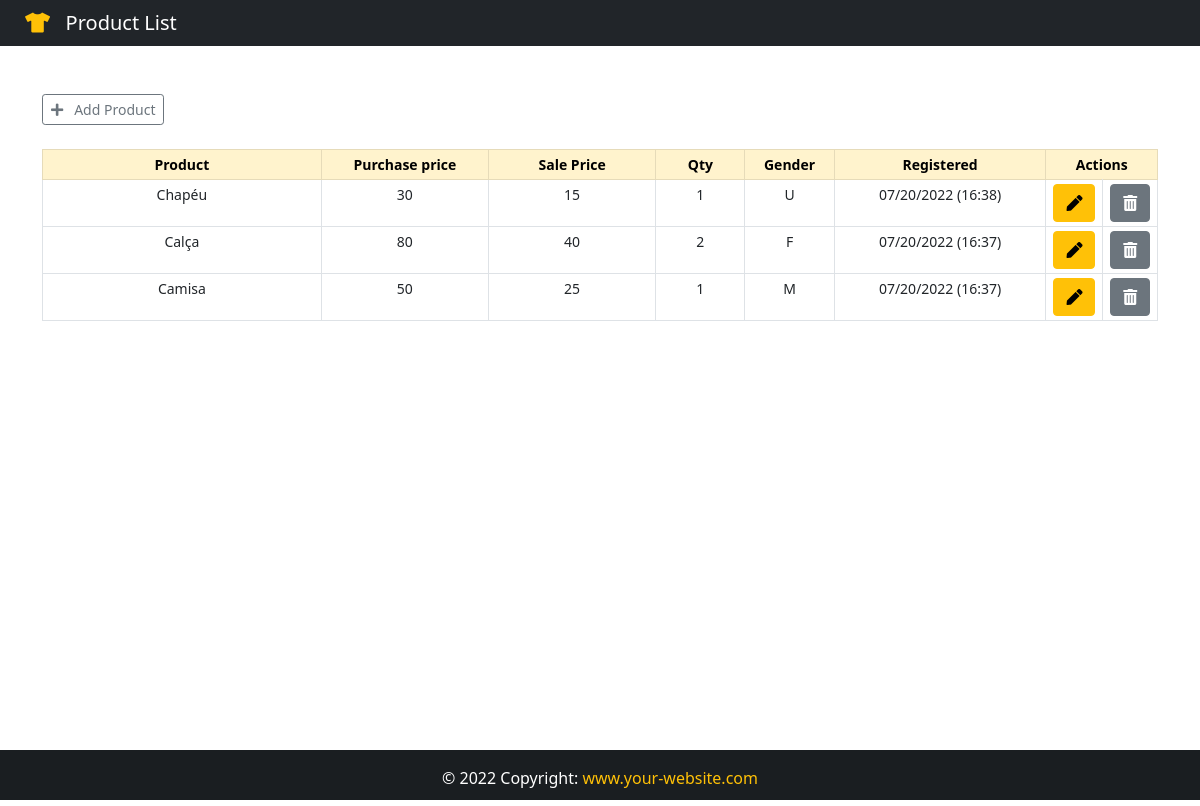
Page /CRUD/ on the committed database.
### CRUD/models.py (models this page shows, shortened)
class Product(models.Model):
    GENDER = (
        ('M', 'M'), #Male
        ('F', 'F'), #Male
        ('U', 'U'), #Male
    )
    id = models.IntegerField(primary_key=True)
    product = models.CharField(max_length=40)
    purchase = models.CharField(max_length=10)
    sale = models.CharField(max_length=10)
    qty = models.CharField(max_length=10)
    gender = models.CharField(max_length=1, null=True, choices=GENDER)
    note = models.TextField()
    created_at = models.DateTimeField(auto_now_add=True)

### CRUD/views.py (the view)
# urls.py: path('', views.home, name='home'),
def home(request):
    all_product = Product.objects.all().order_by('-created_at')
    return render(request, 'CRUD/home.html', {"products":all_product})

### templates/CRUD/home.html
{% extends 'CRUD/base.html' %}
{% block navbar-content %}
<i class="text-warning fas fa-tshirt"></i>&nbsp;&nbsp; Product List
{% endblock navbar-content %}
{% block content %}
<div class="container">
    <br><br>
    <a href="{% url 'add_product' %}" class="btn btn-outline-secondary btn-sm"><i class="fas fa-plus"></i>&nbsp;&nbsp; Add Product</a>
    <table class="table table-bordered table-sm mt-4" style="text-align: center; font-size: 14px;">
        <thead class="table-warning">
            <tr>
                <th style="width: 25%;">Product</th>
                <th style="width: 15%;">Purchase price</th>
                <th style="width: 15%;">Sale Price</th>
                <th style="width: 8%;">Qty</th>
                <th style="width: 8%;">Gender</th>
                <th style="width: 19%;">Registered</th>
                <th colspan="2" style="width: 10%;">Actions</th>
            </tr>
        </thead>
        {% for product in products %}
        <tr>
            <td>{{ product.product}}</td>
            <td>{{ product.purchase}}</td>
            <td>{{ product.sale}}</td>
            <td>{{ product.qty}}</td>
            <td>{{ product.gender}}</td>
            <td>{{ product.created_at | date:'m/d/Y (H:i)'}}</td>
            <td>
                <a href="product/{{product.id}}" class="btn btn-warning" title="Edit Product">
                    <i class="fas fa-pen"></i>
                </a>
            </td>
            <td>
                <a href="delete_product/{{product.id}}" class="btn btn-secondary" title="Delete Product">
                    <i class="fas fa-trash-alt"></i>
                </a>
            </td>
        </tr>
        {% endfor %}
    </table>
</div>
{% endblock content %}

### templates/CRUD/base.html (shortened to what this page needs)
{% load static %}
<!DOCTYPE html>
<html lang="en">
<head>
    <link href="https://cdn.jsdelivr.net/npm/bootstrap@5.0.2/dist/css/bootstrap.min.css" rel="stylesheet">
    <link rel="stylesheet" href="https://cdnjs.cloudflare.com/ajax/libs/font-awesome/5.15.4/css/all.min.css" />
    <link href={% static "css/style.css" %} rel="stylesheet" >
</head>
<body>
    <div class="wrapper">
        <header>
            <nav class="navbar navbar-expand-lg navbar-dark bg-dark">
                <div class="col-sm">
                    <a class="navbar-brand flex-grow-1" style="text-align:center; color: #fff; margin-left:25px;">
                        {% block navbar-content %}{% endblock navbar-content %}
                    </a>
                </div>
            </nav>
        </header>
        {% block content %}{% endblock content %}
    </div>
    <footer class="bg-dark text-center text-lg-start" id="footer" style="color: #fff;">
        <div class="text-center p-3" style="background-color: rgba(0,0,0,0.2);">&copy; {% now "Y" %} Copyright:
            <a class="text-light" href="#" style="text-decoration: none;">
                <span class="text-warning">www.your-website.com</span>
            </a>
        </div>
    </footer>
</body>
</html>

### static/CRUD/css/style.css (style rules this page uses)
html, body { height: 100%; margin: 0; max-width: 100%; overflow: hidden; }
.wrapper { min-height: 100%; margin-bottom: -50px; }
#footer, .push { height: 50px; }

### rows in the picture
Product: product "Chapéu", purchase "30", sale "15", qty "1", gender "U", created_at "07/20/2022 (16:38)"
Product: product "Calça", purchase "80", sale "40", qty "2", gender "F", created_at "07/20/2022 (16:37)"
Product: product "Camisa", purchase "50", sale "25", qty "1", gender "M", created_at "07/20/2022 (16:37)"
